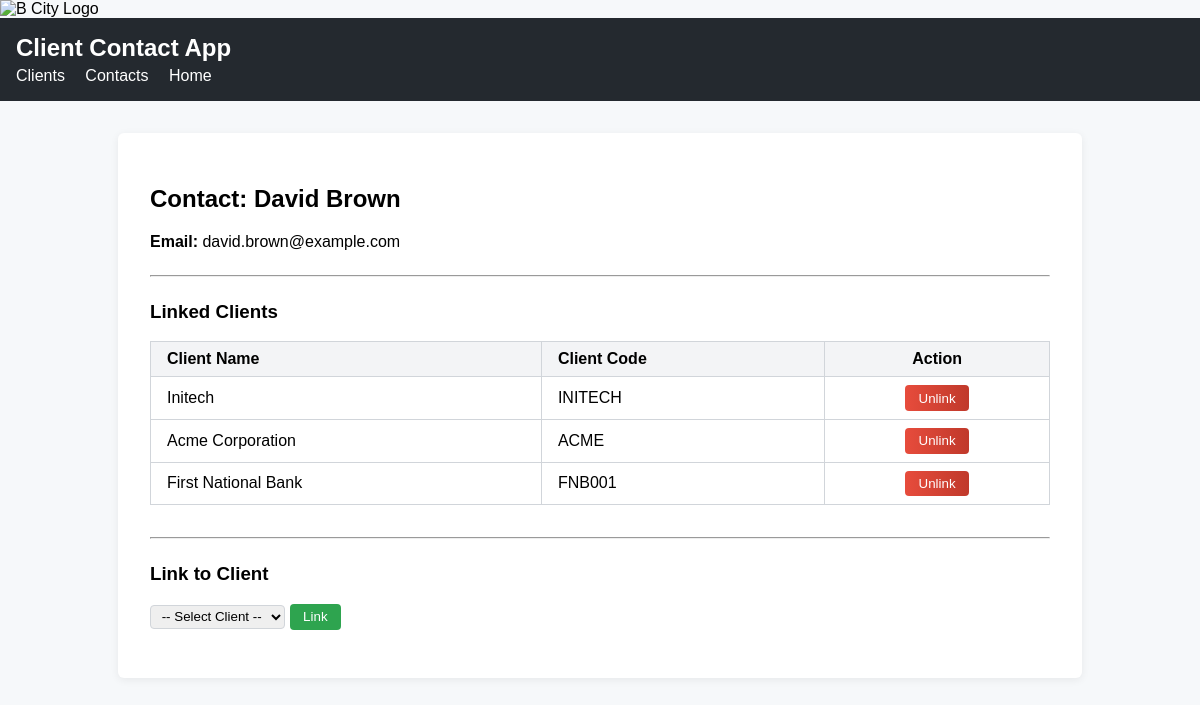
The app's page /contacts/4 with its own data.
### models/contact.py (models this page shows, shortened)
class Contact(db.Model):
    __tablename__ = 'contact'
    id = db.Column(db.Integer, primary_key=True)
    name = db.Column(db.String, nullable=False)
    surname = db.Column(db.String, nullable=False)
    email = db.Column(db.String, nullable=False, unique=True) # <-- This will make sure the email is unique!
    clients = db.relationship(
        'Client',
        secondary='client_contact',
        back_populates='contacts'
    )

### models/client.py (models this page shows, shortened)
class Client(db.Model):
    __tablename__ = 'client'
    id = db.Column(db.Integer, primary_key=True)
    name = db.Column(db.String(100), nullable=False)
    client_code = db.Column(db.String(50), nullable=False, unique=True)
    contacts = db.relationship(
        'Contact',
        secondary='client_contact',
        back_populates='clients'
    )

### routes/contact.py (the view)
@contact_bp.route('/<int:contact_id>')
def view_contact(contact_id):
    contact = Contact.query.get_or_404(contact_id)
    linked_clients = contact.clients
    return render_template('contact_detail.html', contact=contact, clients=linked_clients)

### templates/contact_detail.html (shortened to what this page needs)
{% extends 'base.html' %}
{% block content %}
<div class="container">
    <h2>Contact: {{ contact.name }} {{ contact.surname }}</h2>
    <p><b>Email:</b> {{ contact.email }}</p>
    <hr style="margin: 24px 0;">
    <h3>Linked Clients</h3>
    {% if clients and clients|length > 0 %}
    <table class="table table-bordered">
        <thead>
            <tr>
                <th style="text-align:left;">Client Name</th>
                <th style="text-align:left;">Client Code</th>
                <th style="text-align:center;">Action</th>
            </tr>
        </thead>
        <tbody>
        {% for client in clients %}
        <tr id="client-row-{{ client.id }}">
            <td style="text-align:left;">{{ client.name }}</td>
            <td style="text-align:left;">{{ client.client_code }}</td>
            <td style="text-align:center;">
                <button class="btn btn-danger btn-sm unlink-btn" data-client-id="{{ client.id }}">Unlink</button>
            </td>
        </tr>
        {% endfor %}
        </tbody>
    </table>
    {% else %}
        <div class="alert alert-warning">No client(s) found</div>
    {% endif %}
    <hr style="margin: 24px 0;">
    <h3>Link to Client</h3>
    <form id="link-client-form" class="form-inline" style="margin-bottom:16px;">
        <select name="client_id" id="client_id" class="form-select" style="width:auto; display:inline-block;">
            <option value="">-- Select Client --</option>
        </select>
        <button type="submit" class="btn btn-success">Link</button>
    </form>
</div>
{% endblock %}

### static/css/style.css (style rules this page uses)
body { font-family: Arial, sans-serif; background: #f6f8fa; margin: 0; padding: 0; }
table { border-collapse: collapse; width: 100%; margin-bottom: 2em; }
th, td { border: 1px solid #d1d5da; padding: 0.5em 1em; text-align: left; }
th { background: #f3f4f6; }
button, input[type="submit"] { background: #2ea44f; color: #fff; border: none; padding: 0.4em 1em; border-radius: 4px; cursor: pointer; }
select { padding: 0.2em 0.5em; border-radius: 4px; border: 1px solid #d1d5da; }
.btn-danger { background: #e74c3c; background: linear-gradient(90deg, #e74c3c 0%, #c0392b 100%); }

### records on screen
Contact: name "David", surname "Brown", email "david.brown@example.com"
Client: name "Initech", client_code "INITECH"
Client: name "Acme Corporation", client_code "ACME"
Client: name "First National Bank", client_code "FNB001"
